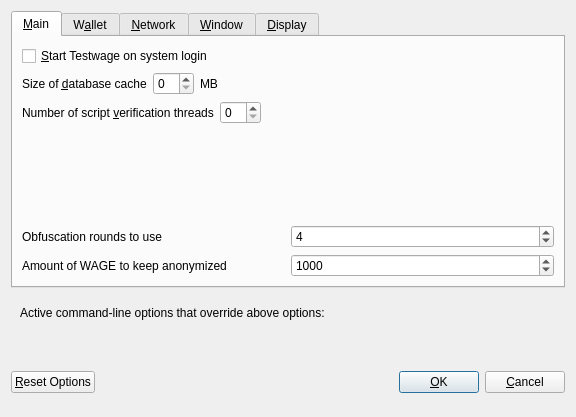
<?xml version="1.0" encoding="UTF-8"?>
<ui version="4.0">
 <class>OptionsDialog</class>
 <widget class="QDialog" name="OptionsDialog">
  <property name="geometry">
   <rect>
    <x>0</x>
    <y>0</y>
    <width>576</width>
    <height>417</height>
   </rect>
  </property>
  <property name="windowTitle">
   <string>Options</string>
  </property>
  <property name="modal">
   <bool>true</bool>
  </property>
  <layout class="QVBoxLayout" name="verticalLayout">
   <item>
    <widget class="QTabWidget" name="tabWidget">
     <property name="currentIndex">
      <number>0</number>
     </property>
     <widget class="QWidget" name="tabMain">
      <attribute name="title">
       <string>&amp;Main</string>
      </attribute>
      <layout class="QVBoxLayout" name="verticalLayout_Main">
       <item>
        <widget class="QCheckBox" name="bitcoinAtStartup">
         <property name="toolTip">
          <string>Automatically start Testwage after logging in to the system.</string>
         </property>
         <property name="text">
          <string>&amp;Start Testwage on system login</string>
         </property>
        </widget>
       </item>
       <item>
        <layout class="QHBoxLayout" name="horizontalLayout_2_Main">
         <item>
          <widget class="QLabel" name="databaseCacheLabel">
           <property name="text">
            <string>Size of &amp;database cache</string>
           </property>
           <property name="textFormat">
            <enum>Qt::PlainText</enum>
           </property>
           <property name="buddy">
            <cstring>databaseCache</cstring>
           </property>
          </widget>
         </item>
         <item>
          <widget class="QSpinBox" name="databaseCache"/>
         </item>
         <item>
          <widget class="QLabel" name="databaseCacheUnitLabel">
           <property name="text">
            <string>MB</string>
           </property>
           <property name="textFormat">
            <enum>Qt::PlainText</enum>
           </property>
          </widget>
         </item>
         <item>
          <spacer name="horizontalSpacer_2_Main">
           <property name="orientation">
            <enum>Qt::Horizontal</enum>
           </property>
           <property name="sizeHint" stdset="0">
            <size>
             <width>40</width>
             <height>20</height>
            </size>
           </property>
          </spacer>
         </item>
        </layout>
       </item>
       <item>
        <layout class="QHBoxLayout" name="horizontalLayout_3_Main">
         <item>
          <widget class="QLabel" name="threadsScriptVerifLabel">
           <property name="text">
            <string>Number of script &amp;verification threads</string>
           </property>
           <property name="textFormat">
            <enum>Qt::PlainText</enum>
           </property>
           <property name="buddy">
            <cstring>threadsScriptVerif</cstring>
           </property>
          </widget>
         </item>
         <item>
          <widget class="QSpinBox" name="threadsScriptVerif">
           <property name="toolTip">
            <string>(0 = auto, &lt;0 = leave that many cores free)</string>
           </property>
          </widget>
         </item>
         <item>
          <spacer name="horizontalSpacer_3_Main">
           <property name="orientation">
            <enum>Qt::Horizontal</enum>
           </property>
           <property name="sizeHint" stdset="0">
            <size>
             <width>40</width>
             <height>20</height>
            </size>
           </property>
          </spacer>
         </item>
        </layout>
       </item>
       <item>
        <spacer name="verticalSpacer_Main">
         <property name="orientation">
          <enum>Qt::Vertical</enum>
         </property>
         <property name="sizeHint" stdset="0">
          <size>
           <width>20</width>
           <height>40</height>
          </size>
         </property>
        </spacer>
       </item>
       <item>
        <layout class="QHBoxLayout" name="horizontalLayout_4_Main">
         <item>
          <widget class="QLabel" name="label">
           <property name="toolTip">
            <string>This setting determines the amount of individual masternodes that an input will be anonymized through.&lt;br/&gt;More rounds of anonymization gives a higher degree of privacy, but also costs more in fees.</string>
           </property>
           <property name="text">
            <string>Obfuscation rounds to use</string>
           </property>
          </widget>
         </item>
         <item>
          <widget class="QSpinBox" name="obfuscationRounds">
           <property name="minimum">
            <number>2</number>
           </property>
           <property name="maximum">
            <number>8</number>
           </property>
           <property name="value">
            <number>4</number>
           </property>
          </widget>
         </item>
        </layout>
       </item>
       <item>
        <layout class="QHBoxLayout" name="horizontalLayout">
         <item>
          <widget class="QLabel" name="label_2">
           <property name="toolTip">
            <string>This amount acts as a threshold to turn off Obfuscation once it's reached.</string>
           </property>
           <property name="statusTip">
            <string notr="true"/>
           </property>
           <property name="whatsThis">
            <string notr="true"/>
           </property>
           <property name="accessibleName">
            <string notr="true"/>
           </property>
           <property name="accessibleDescription">
            <string notr="true"/>
           </property>
           <property name="text">
            <string>Amount of WAGE to keep anonymized</string>
           </property>
          </widget>
         </item>
         <item>
          <widget class="QSpinBox" name="anonymizeTestwage">
           <property name="minimum">
            <number>100</number>
           </property>
           <property name="maximum">
            <number>100000</number>
           </property>
           <property name="singleStep">
            <number>100</number>
           </property>
           <property name="value">
            <number>1000</number>
           </property>
          </widget>
         </item>
        </layout>
       </item>
      </layout>
     </widget>
     <widget class="QWidget" name="tabWallet">
      <attribute name="title">
       <string>W&amp;allet</string>
      </attribute>
      <layout class="QVBoxLayout" name="verticalLayout_Wallet">
       <item>
        <widget class="QGroupBox" name="groupBox">
         <property name="title">
          <string>Expert</string>
         </property>
         <layout class="QVBoxLayout" name="verticalLayout_2">
          <item>
           <widget class="QCheckBox" name="coinControlFeatures">
            <property name="toolTip">
             <string>Whether to show coin control features or not.</string>
            </property>
            <property name="text">
             <string>Enable coin &amp;control features</string>
            </property>
           </widget>
          </item>
          <item>
           <widget class="QCheckBox" name="showMasternodesTab">
            <property name="toolTip">
             <string>Show additional tab listing all your masternodes in first sub-tab&lt;br/&gt;and all masternodes on the network in second sub-tab.</string>
            </property>
            <property name="text">
             <string>Show Masternodes Tab</string>
            </property>
           </widget>
          </item>
          <item>
           <widget class="QCheckBox" name="spendZeroConfChange">
            <property name="toolTip">
             <string>If you disable the spending of unconfirmed change, the change from a transaction&lt;br/&gt;cannot be used until that transaction has at least one confirmation.&lt;br/&gt;This also affects how your balance is computed.</string>
            </property>
            <property name="text">
             <string>&amp;Spend unconfirmed change</string>
            </property>
           </widget>
          </item>
         </layout>
        </widget>
       </item>
       <item>
        <spacer name="verticalSpacer_Wallet">
         <property name="orientation">
          <enum>Qt::Vertical</enum>
         </property>
         <property name="sizeHint" stdset="0">
          <size>
           <width>20</width>
           <height>40</height>
          </size>
         </property>
        </spacer>
       </item>
      </layout>
     </widget>
     <widget class="QWidget" name="tabNetwork">
      <attribute name="title">
       <string>&amp;Network</string>
      </attribute>
      <layout class="QVBoxLayout" name="verticalLayout_Network">
       <item>
        <widget class="QCheckBox" name="mapPortUpnp">
         <property name="toolTip">
          <string>Automatically open the Testwage client port on the router. This only works when your router supports UPnP and it is enabled.</string>
         </property>
         <property name="text">
          <string>Map port using &amp;UPnP</string>
         </property>
        </widget>
       </item>
       <item>
        <widget class="QCheckBox" name="allowIncoming">
         <property name="toolTip">
          <string>Accept connections from outside</string>
         </property>
         <property name="text">
          <string>Allow incoming connections</string>
         </property>
        </widget>
       </item>
       <item>
        <widget class="QCheckBox" name="connectSocks">
         <property name="toolTip">
          <string>Connect to the Testwage network through a SOCKS5 proxy.</string>
         </property>
         <property name="text">
          <string>&amp;Connect through SOCKS5 proxy (default proxy):</string>
         </property>
        </widget>
       </item>
       <item>
        <layout class="QHBoxLayout" name="horizontalLayout_1_Network">
         <item>
          <widget class="QLabel" name="proxyIpLabel">
           <property name="text">
            <string>Proxy &amp;IP:</string>
           </property>
           <property name="textFormat">
            <enum>Qt::PlainText</enum>
           </property>
           <property name="buddy">
            <cstring>proxyIp</cstring>
           </property>
          </widget>
         </item>
         <item>
          <widget class="QValidatedLineEdit" name="proxyIp">
           <property name="minimumSize">
            <size>
             <width>140</width>
             <height>0</height>
            </size>
           </property>
           <property name="maximumSize">
            <size>
             <width>140</width>
             <height>16777215</height>
            </size>
           </property>
           <property name="toolTip">
            <string>IP address of the proxy (e.g. IPv4: 127.0.0.1 / IPv6: ::1)</string>
           </property>
          </widget>
         </item>
         <item>
          <widget class="QLabel" name="proxyPortLabel">
           <property name="text">
            <string>&amp;Port:</string>
           </property>
           <property name="textFormat">
            <enum>Qt::PlainText</enum>
           </property>
           <property name="buddy">
            <cstring>proxyPort</cstring>
           </property>
          </widget>
         </item>
         <item>
          <widget class="QLineEdit" name="proxyPort">
           <property name="minimumSize">
            <size>
             <width>55</width>
             <height>0</height>
            </size>
           </property>
           <property name="maximumSize">
            <size>
             <width>55</width>
             <height>16777215</height>
            </size>
           </property>
           <property name="toolTip">
            <string>Port of the proxy (e.g. 9050)</string>
           </property>
          </widget>
         </item>
         <item>
          <spacer name="horizontalSpacer_1_Network">
           <property name="orientation">
            <enum>Qt::Horizontal</enum>
           </property>
           <property name="sizeHint" stdset="0">
            <size>
             <width>40</width>
             <height>20</height>
            </size>
           </property>
          </spacer>
         </item>
        </layout>
       </item>
       <item>
        <spacer name="verticalSpacer_Network">
         <property name="orientation">
          <enum>Qt::Vertical</enum>
         </property>
         <property name="sizeHint" stdset="0">
          <size>
           <width>20</width>
           <height>40</height>
          </size>
         </property>
        </spacer>
       </item>
      </layout>
     </widget>
     <widget class="QWidget" name="tabWindow">
      <attribute name="title">
       <string>&amp;Window</string>
      </attribute>
      <layout class="QVBoxLayout" name="verticalLayout_Window">
       <item>
        <widget class="QCheckBox" name="minimizeToTray">
         <property name="toolTip">
          <string>Show only a tray icon after minimizing the window.</string>
         </property>
         <property name="text">
          <string>&amp;Minimize to the tray instead of the taskbar</string>
         </property>
        </widget>
       </item>
       <item>
        <widget class="QCheckBox" name="minimizeOnClose">
         <property name="toolTip">
          <string>Minimize instead of exit the application when the window is closed. When this option is enabled, the application will be closed only after selecting Quit in the menu.</string>
         </property>
         <property name="text">
          <string>M&amp;inimize on close</string>
         </property>
        </widget>
       </item>
       <item>
        <spacer name="verticalSpacer_Window">
         <property name="orientation">
          <enum>Qt::Vertical</enum>
         </property>
         <property name="sizeHint" stdset="0">
          <size>
           <width>20</width>
           <height>40</height>
          </size>
         </property>
        </spacer>
       </item>
      </layout>
     </widget>
     <widget class="QWidget" name="tabDisplay">
      <attribute name="title">
       <string>&amp;Display</string>
      </attribute>
      <layout class="QVBoxLayout" name="verticalLayout_Display">
       <item>
        <layout class="QHBoxLayout" name="horizontalLayout_1_Display">
         <item>
          <widget class="QLabel" name="langLabel">
           <property name="text">
            <string>User Interface &amp;language:</string>
           </property>
           <property name="textFormat">
            <enum>Qt::PlainText</enum>
           </property>
           <property name="buddy">
            <cstring>lang</cstring>
           </property>
          </widget>
         </item>
         <item>
          <widget class="QValueComboBox" name="lang">
           <property name="toolTip">
            <string>The user interface language can be set here. This setting will take effect after restarting Testwage.</string>
           </property>
          </widget>
         </item>
        </layout>
       </item>
       <item>
        <widget class="QLabel" name="label_3">
         <property name="toolTip">
          <string notr="true"/>
         </property>
         <property name="statusTip">
          <string notr="true"/>
         </property>
         <property name="whatsThis">
          <string notr="true"/>
         </property>
         <property name="accessibleName">
          <string notr="true"/>
         </property>
         <property name="text">
          <string>Language missing or translation incomplete? Help contributing translations here:
https://www.transifex.com/testwage-project/testwage-project-translations</string>
         </property>
         <property name="wordWrap">
          <bool>true</bool>
         </property>
         <property name="openExternalLinks">
          <bool>true</bool>
         </property>
         <property name="textInteractionFlags">
          <set>Qt::TextBrowserInteraction</set>
         </property>
        </widget>
       </item>
       <item>
        <layout class="QHBoxLayout" name="horizontalLayout_4_Display" stretch="0,0">
         <item>
          <widget class="QLabel" name="themeLabel">
           <property name="text">
            <string>User Interface Theme:</string>
           </property>
          </widget>
         </item>
         <item>
          <widget class="QValueComboBox" name="theme"/>
         </item>
        </layout>
       </item>
       <item>
        <widget class="Line" name="line">
         <property name="orientation">
          <enum>Qt::Horizontal</enum>
         </property>
        </widget>
       </item>
       <item>
        <layout class="QHBoxLayout" name="horizontalLayout_2_Display">
         <item>
          <widget class="QLabel" name="unitLabel">
           <property name="text">
            <string>&amp;Unit to show amounts in:</string>
           </property>
           <property name="textFormat">
            <enum>Qt::PlainText</enum>
           </property>
           <property name="buddy">
            <cstring>unit</cstring>
           </property>
          </widget>
         </item>
         <item>
          <widget class="QValueComboBox" name="unit">
           <property name="toolTip">
            <string>Choose the default subdivision unit to show in the interface and when sending coins.</string>
           </property>
          </widget>
         </item>
        </layout>
       </item>
       <item>
        <layout class="QHBoxLayout" name="horizontalLayout_5_Display">
         <item>
          <widget class="QLabel" name="digitsLabel">
           <property name="text">
            <string>Decimal digits</string>
           </property>
          </widget>
         </item>
         <item>
          <widget class="QValueComboBox" name="digits"/>
         </item>
        </layout>
       </item>
       <item>
        <layout class="QHBoxLayout" name="horizontalLayout_3_Display">
         <item>
          <widget class="QLabel" name="thirdPartyTxUrlsLabel">
           <property name="toolTip">
            <string>Third party URLs (e.g. a block explorer) that appear in the transactions tab as context menu items. %s in the URL is replaced by transaction hash. Multiple URLs are separated by vertical bar |.</string>
           </property>
           <property name="text">
            <string>Third party transaction URLs</string>
           </property>
           <property name="buddy">
            <cstring>thirdPartyTxUrls</cstring>
           </property>
          </widget>
         </item>
         <item>
          <widget class="QLineEdit" name="thirdPartyTxUrls">
           <property name="toolTip">
            <string>Third party URLs (e.g. a block explorer) that appear in the transactions tab as context menu items. %s in the URL is replaced by transaction hash. Multiple URLs are separated by vertical bar |.</string>
           </property>
          </widget>
         </item>
        </layout>
       </item>
       <item>
        <spacer name="verticalSpacer">
         <property name="orientation">
          <enum>Qt::Vertical</enum>
         </property>
         <property name="sizeHint" stdset="0">
          <size>
           <width>20</width>
           <height>40</height>
          </size>
         </property>
        </spacer>
       </item>
      </layout>
     </widget>
    </widget>
   </item>
   <item>
    <widget class="QFrame" name="frame">
     <layout class="QVBoxLayout" name="verticalLayout_Bottom">
      <item>
       <layout class="QHBoxLayout" name="horizontalLayout_Bottom">
        <item>
         <widget class="QLabel" name="overriddenByCommandLineInfoLabel">
          <property name="text">
           <string>Active command-line options that override above options:</string>
          </property>
          <property name="textFormat">
           <enum>Qt::PlainText</enum>
          </property>
         </widget>
        </item>
        <item>
         <spacer name="horizontalSpacer_Bottom">
          <property name="orientation">
           <enum>Qt::Horizontal</enum>
          </property>
          <property name="sizeHint" stdset="0">
           <size>
            <width>40</width>
            <height>20</height>
           </size>
          </property>
         </spacer>
        </item>
       </layout>
      </item>
      <item>
       <widget class="QLabel" name="overriddenByCommandLineLabel">
        <property name="text">
         <string/>
        </property>
        <property name="textFormat">
         <enum>Qt::PlainText</enum>
        </property>
        <property name="wordWrap">
         <bool>true</bool>
        </property>
       </widget>
      </item>
     </layout>
    </widget>
   </item>
   <item>
    <layout class="QHBoxLayout" name="horizontalLayout_Buttons">
     <item>
      <widget class="QPushButton" name="resetButton">
       <property name="toolTip">
        <string>Reset all client options to default.</string>
       </property>
       <property name="text">
        <string>&amp;Reset Options</string>
       </property>
       <property name="autoDefault">
        <bool>false</bool>
       </property>
      </widget>
     </item>
     <item>
      <spacer name="horizontalSpacer_1">
       <property name="orientation">
        <enum>Qt::Horizontal</enum>
       </property>
       <property name="sizeHint" stdset="0">
        <size>
         <width>40</width>
         <height>48</height>
        </size>
       </property>
      </spacer>
     </item>
     <item>
      <widget class="QLabel" name="statusLabel">
       <property name="minimumSize">
        <size>
         <width>200</width>
         <height>0</height>
        </size>
       </property>
       <property name="font">
        <font>
         <weight>75</weight>
         <bold>true</bold>
        </font>
       </property>
       <property name="text">
        <string/>
       </property>
       <property name="textFormat">
        <enum>Qt::PlainText</enum>
       </property>
       <property name="wordWrap">
        <bool>true</bool>
       </property>
      </widget>
     </item>
     <item>
      <spacer name="horizontalSpacer_2">
       <property name="orientation">
        <enum>Qt::Horizontal</enum>
       </property>
       <property name="sizeHint" stdset="0">
        <size>
         <width>40</width>
         <height>48</height>
        </size>
       </property>
      </spacer>
     </item>
     <item>
      <widget class="QPushButton" name="okButton">
       <property name="text">
        <string>&amp;OK</string>
       </property>
       <property name="autoDefault">
        <bool>false</bool>
       </property>
       <property name="default">
        <bool>true</bool>
       </property>
      </widget>
     </item>
     <item>
      <widget class="QPushButton" name="cancelButton">
       <property name="text">
        <string>&amp;Cancel</string>
       </property>
       <property name="autoDefault">
        <bool>false</bool>
       </property>
      </widget>
     </item>
    </layout>
   </item>
  </layout>
 </widget>
 <customwidgets>
  <customwidget>
   <class>QValidatedLineEdit</class>
   <extends>QLineEdit</extends>
   <header>qvalidatedlineedit.h</header>
  </customwidget>
  <customwidget>
   <class>QValueComboBox</class>
   <extends>QComboBox</extends>
   <header>qvaluecombobox.h</header>
  </customwidget>
 </customwidgets>
 <resources/>
 <connections/>
</ui>
